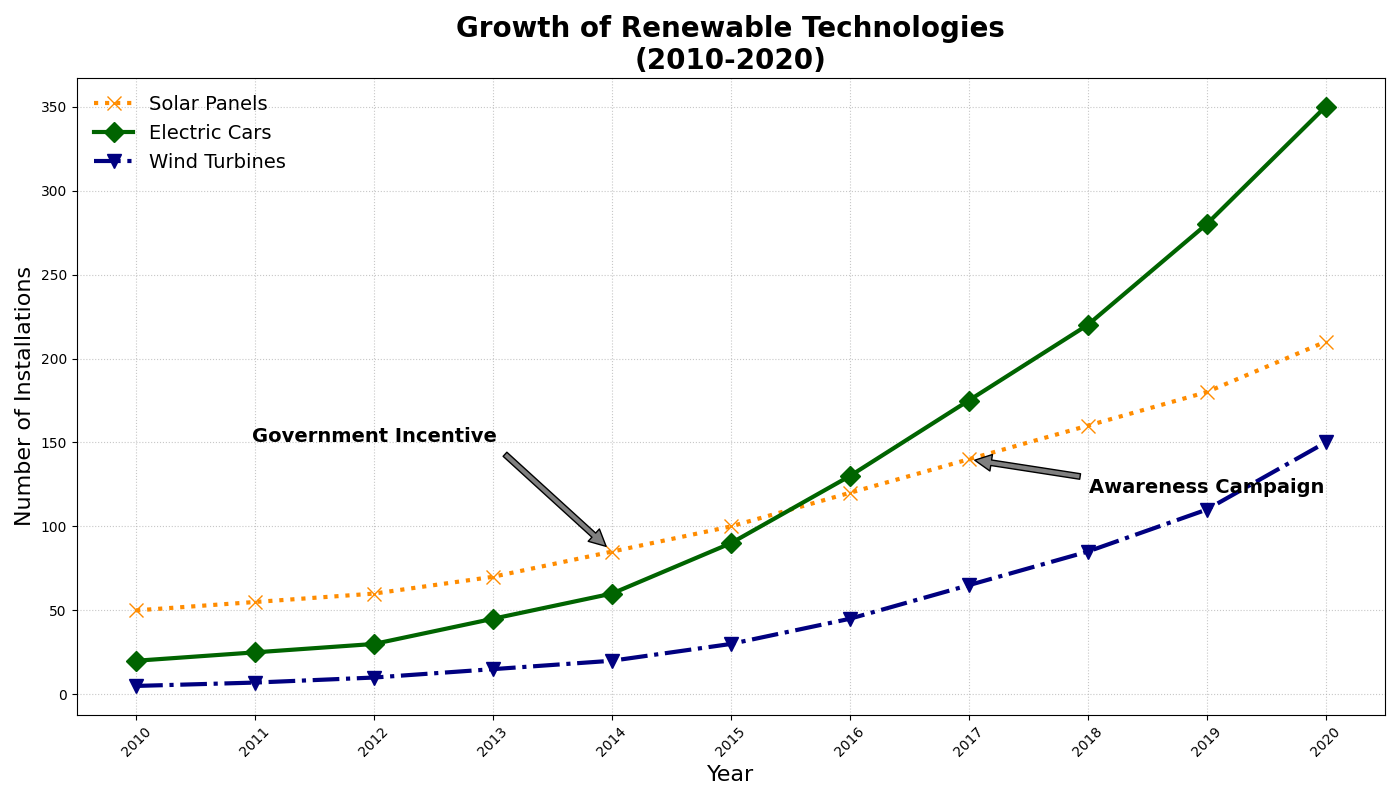

Source code (Python):
import matplotlib.pyplot as plt
import numpy as np

years = np.arange(2010, 2021)

solar_panels = [50, 55, 60, 70, 85, 100, 120, 140, 160, 180, 210]
electric_cars = [20, 25, 30, 45, 60, 90, 130, 175, 220, 280, 350]
wind_turbines = [5, 7, 10, 15, 20, 30, 45, 65, 85, 110, 150]

fig, ax = plt.subplots(figsize=(14, 8))

ax.plot(years, solar_panels, marker='x', linestyle=':', color='darkorange', linewidth=3, markersize=10, label='Solar Panels')
ax.plot(years, electric_cars, marker='D', linestyle='-', color='darkgreen', linewidth=3, markersize=10, label='Electric Cars')
ax.plot(years, wind_turbines, marker='v', linestyle='-.', color='navy', linewidth=3, markersize=10, label='Wind Turbines')

ax.grid(True, linestyle=':', linewidth=0.8, alpha=0.7)

ax.set_title('Growth of Renewable Technologies\n(2010-2020)', fontsize=20, fontweight='bold')
ax.set_xlabel('Year', fontsize=16)
ax.set_ylabel('Number of Installations', fontsize=16)
ax.legend(loc='upper left', fontsize=14, frameon=False)

ax.annotate('Government Incentive', xy=(2014, 85), xytext=(2012, 150),
            arrowprops=dict(facecolor='grey', shrink=0.05),
            fontsize=14, ha='center', fontweight='bold')
ax.annotate('Awareness Campaign', xy=(2017, 140), xytext=(2019, 120),
            arrowprops=dict(facecolor='grey', shrink=0.05),
            fontsize=14, ha='center', fontweight='bold')

plt.xticks(years, rotation=45)
plt.tight_layout()
plt.show()
